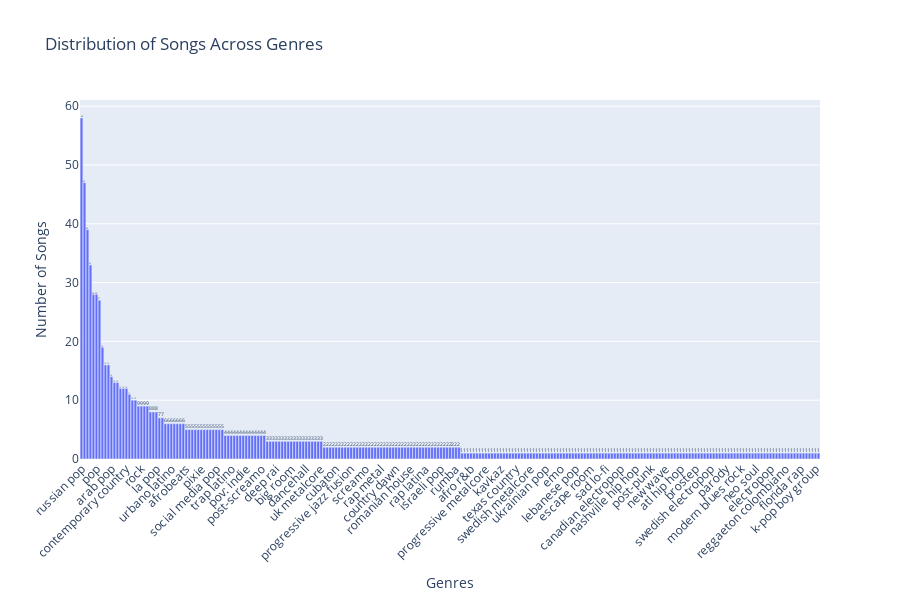

The notebook cell this image was saved under:
### Code cell
create_genre_histogram(genre_classification, sp)

### Figure 1 — Plotly figure (JSON) as saved in the notebook; plotly's stock layout.template omitted (floating-point values rounded to 4 significant figures; data arrays with more than 128 entries replaced by an {"elided": "..."} marker saying what was removed)
{"data": [{"text": {"elided": "247 str values"}, "textposition": "auto", "type": "bar", "x": {"elided": "247 str values"}, "y": {"elided": "247 int values"}}], "layout": {"bargap": 0.1, "height": 600, "margin": {"b": 100}, "title": {"text": "Distribution of Songs Across Genres"}, "xaxis": {"tickangle": -45, "title": {"text": "Genres"}}, "yaxis": {"title": {"text": "Number of Songs"}}}}
